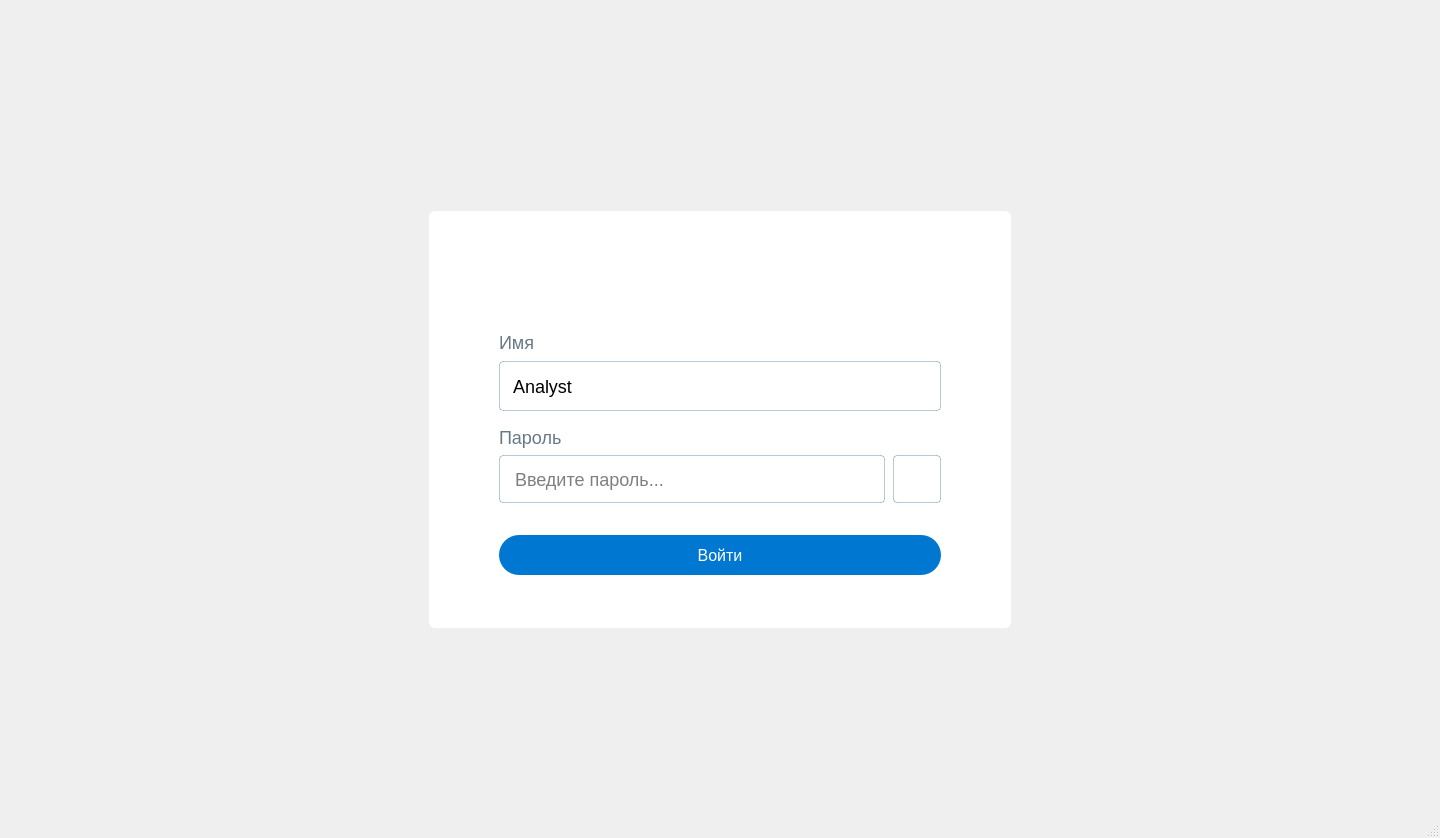
<?xml version="1.0" encoding="UTF-8"?>
<ui version="4.0">
 <class>AuthWindow</class>
 <widget class="QMainWindow" name="AuthWindow">
  <property name="enabled">
   <bool>true</bool>
  </property>
  <property name="geometry">
   <rect>
    <x>0</x>
    <y>0</y>
    <width>1440</width>
    <height>838</height>
   </rect>
  </property>
  <property name="sizePolicy">
   <sizepolicy hsizetype="Ignored" vsizetype="Ignored">
    <horstretch>0</horstretch>
    <verstretch>0</verstretch>
   </sizepolicy>
  </property>
  <property name="minimumSize">
   <size>
    <width>1440</width>
    <height>838</height>
   </size>
  </property>
  <property name="maximumSize">
   <size>
    <width>1440</width>
    <height>838</height>
   </size>
  </property>
  <property name="contextMenuPolicy">
   <enum>Qt::NoContextMenu</enum>
  </property>
  <property name="windowTitle">
   <string>MainWindow</string>
  </property>
  <property name="layoutDirection">
   <enum>Qt::LeftToRight</enum>
  </property>
  <property name="styleSheet">
   <string notr="true">background-image: url(:/imgs/authBackground.png);</string>
  </property>
  <widget class="QWidget" name="centralwidget">
   <property name="styleSheet">
    <string notr="true">color:FFFFFF
</string>
   </property>
   <widget class="QWidget" name="widget" native="true">
    <property name="geometry">
     <rect>
      <x>429</x>
      <y>211</y>
      <width>582</width>
      <height>417</height>
     </rect>
    </property>
    <property name="sizePolicy">
     <sizepolicy hsizetype="Preferred" vsizetype="Preferred">
      <horstretch>0</horstretch>
      <verstretch>0</verstretch>
     </sizepolicy>
    </property>
    <property name="minimumSize">
     <size>
      <width>582</width>
      <height>417</height>
     </size>
    </property>
    <property name="maximumSize">
     <size>
      <width>582</width>
      <height>417</height>
     </size>
    </property>
    <property name="autoFillBackground">
     <bool>false</bool>
    </property>
    <property name="styleSheet">
     <string notr="true">QWidget { /* Auto layout */


position: absolute;
width: 582px;
height: 516px;
left: 80px;
top: 60px;

background: #FFFFFF;
border-radius: 6px; }</string>
    </property>
    <layout class="QVBoxLayout" name="verticalLayout">
     <property name="spacing">
      <number>16</number>
     </property>
     <property name="leftMargin">
      <number>70</number>
     </property>
     <property name="topMargin">
      <number>24</number>
     </property>
     <property name="rightMargin">
      <number>70</number>
     </property>
     <property name="bottomMargin">
      <number>50</number>
     </property>
     <item>
      <widget class="QLabel" name="label">
       <property name="sizePolicy">
        <sizepolicy hsizetype="Fixed" vsizetype="Fixed">
         <horstretch>81</horstretch>
         <verstretch>149</verstretch>
        </sizepolicy>
       </property>
       <property name="minimumSize">
        <size>
         <width>149</width>
         <height>81</height>
        </size>
       </property>
       <property name="maximumSize">
        <size>
         <width>149</width>
         <height>81</height>
        </size>
       </property>
       <property name="styleSheet">
        <string notr="true">image: url(:/imgs/logo-gazprom-neft.png);</string>
       </property>
       <property name="text">
        <string/>
       </property>
      </widget>
     </item>
     <item>
      <layout class="QVBoxLayout" name="verticalLayout_2">
       <property name="spacing">
        <number>8</number>
       </property>
       <item>
        <widget class="QLabel" name="name_label">
         <property name="sizePolicy">
          <sizepolicy hsizetype="Expanding" vsizetype="Preferred">
           <horstretch>0</horstretch>
           <verstretch>0</verstretch>
          </sizepolicy>
         </property>
         <property name="styleSheet">
          <string notr="true">font-family: 'Segoe UI';
font-style: normal;
font-weight: 400;
font-size: 18px;
line-height: 150%;
color: rgba(0, 32, 51, 0.6);
</string>
         </property>
         <property name="text">
          <string>Имя</string>
         </property>
         <property name="textFormat">
          <enum>Qt::PlainText</enum>
         </property>
         <property name="alignment">
          <set>Qt::AlignLeading|Qt::AlignLeft|Qt::AlignTop</set>
         </property>
         <property name="margin">
          <number>0</number>
         </property>
         <property name="indent">
          <number>0</number>
         </property>
        </widget>
       </item>
       <item>
        <widget class="QComboBox" name="name_comboBox">
         <property name="sizePolicy">
          <sizepolicy hsizetype="Preferred" vsizetype="Preferred">
           <horstretch>0</horstretch>
           <verstretch>0</verstretch>
          </sizepolicy>
         </property>
         <property name="font">
          <font>
           <family>Segoe UI</family>
           <pointsize>-1</pointsize>
           <weight>50</weight>
           <italic>false</italic>
           <bold>false</bold>
          </font>
         </property>
         <property name="layoutDirection">
          <enum>Qt::LeftToRight</enum>
         </property>
         <property name="styleSheet">
          <string notr="true">

#name_comboBox{
height: 48px;
/* control-default/bg */
font-family: 'Segoe UI';
font-weight: 400;
font-style: normal;
font-size: 18px;

padding-left: 13px;
/* control-default/bg-border */

border: 1px solid rgba(0, 66, 105, 0.28);
border-radius: 4px;

color: black;
outline: 0px;
}

#name_comboBox::drop-down{
border: 0px;
width: 48px;
}

#name_comboBox::down-arrow {
    image: url(:/imgs/arrowComboBox.png);
width: 48px;
}

#name_comboBox::on {
border: 1px solid #0091FF;
outline: 0px;
}

#name_comboBox QListView {
outline-color: #fff;
background-color: #fff;

font-family: 'Segoe UI';
font-weight: 400;
font-style: normal;
font-size: 18px;

border: 1px solid rgba(0, 66, 105, 0.28);

border-radius: 4px;
margin-top: 7px;
outline: 0px;

selection-background-color: rgba(0, 32, 51, 0.05);
selection-color: black;
padding-top:10px;
padding-bottom:10px;
padding-left:12px;
padding-right:12px;
}

#name_comboBox QAbstractItemView::text {

padding:10px;
}




</string>
         </property>
         <property name="editable">
          <bool>false</bool>
         </property>
         <property name="currentText">
          <string>Analyst</string>
         </property>
         <property name="maxVisibleItems">
          <number>10</number>
         </property>
         <property name="insertPolicy">
          <enum>QComboBox::InsertAtBottom</enum>
         </property>
         <property name="sizeAdjustPolicy">
          <enum>QComboBox::AdjustToContents</enum>
         </property>
         <property name="iconSize">
          <size>
           <width>48</width>
           <height>48</height>
          </size>
         </property>
         <property name="duplicatesEnabled">
          <bool>false</bool>
         </property>
         <property name="frame">
          <bool>false</bool>
         </property>
         <item>
          <property name="text">
           <string>Analyst</string>
          </property>
         </item>
         <item>
          <property name="text">
           <string>Lab Manager</string>
          </property>
         </item>
        </widget>
       </item>
      </layout>
     </item>
     <item>
      <layout class="QVBoxLayout" name="verticalLayout_3">
       <property name="spacing">
        <number>7</number>
       </property>
       <item>
        <widget class="QLabel" name="password_label">
         <property name="sizePolicy">
          <sizepolicy hsizetype="Expanding" vsizetype="Preferred">
           <horstretch>0</horstretch>
           <verstretch>0</verstretch>
          </sizepolicy>
         </property>
         <property name="styleSheet">
          <string notr="true">font-family: 'Segoe UI';
font-style: normal;
font-weight: 400;
font-size: 18px;
line-height: 150%;
color: rgba(0, 32, 51, 0.6);</string>
         </property>
         <property name="text">
          <string>Пароль</string>
         </property>
         <property name="textFormat">
          <enum>Qt::PlainText</enum>
         </property>
         <property name="alignment">
          <set>Qt::AlignLeading|Qt::AlignLeft|Qt::AlignTop</set>
         </property>
         <property name="margin">
          <number>0</number>
         </property>
         <property name="indent">
          <number>0</number>
         </property>
        </widget>
       </item>
       <item>
        <widget class="QWidget" name="widget_3" native="true">
         <layout class="QHBoxLayout" name="horizontalLayout">
          <property name="spacing">
           <number>8</number>
          </property>
          <property name="leftMargin">
           <number>0</number>
          </property>
          <property name="topMargin">
           <number>0</number>
          </property>
          <property name="rightMargin">
           <number>0</number>
          </property>
          <property name="bottomMargin">
           <number>0</number>
          </property>
          <item>
           <widget class="QLineEdit" name="password_lineEdit">
            <property name="minimumSize">
             <size>
              <width>0</width>
              <height>48</height>
             </size>
            </property>
            <property name="maximumSize">
             <size>
              <width>16777215</width>
              <height>48</height>
             </size>
            </property>
            <property name="styleSheet">
             <string notr="true">width: 442px;
height: 48px;

/* control-default/bg */

background: #FFFFFF;
/* control-default/bg-border */

border: 1px solid rgba(0, 66, 105, 0.28);
border-radius: 4px;


font-family: 'Segoe UI';
font-style: normal;
font-weight: 400;
font-size: 18px;
padding-left: 13px;
color: black;</string>
            </property>
            <property name="text">
             <string/>
            </property>
            <property name="placeholderText">
             <string>Введите пароль...</string>
            </property>
           </widget>
          </item>
          <item>
           <widget class="QPushButton" name="eyeBtn">
            <property name="minimumSize">
             <size>
              <width>48</width>
              <height>48</height>
             </size>
            </property>
            <property name="maximumSize">
             <size>
              <width>48</width>
              <height>48</height>
             </size>
            </property>
            <property name="styleSheet">
             <string notr="true">#eyeBtn{
box-sizing: border-box;

align: top;

/* control-default/bg */

background: #FFFFFF;
/* control-default/typo-placeholder */

border: 1px solid rgba(0, 66, 105, 0.28);

border-radius: 4px;
}

#eyeBtn::hover {
border: 1px solid rgba(0, 66, 105, 0.15);

}

#eyeBtn::pressed {
border: 2px solid rgba(0, 66, 105, 0.28);
}</string>
            </property>
            <property name="text">
             <string/>
            </property>
            <property name="icon">
             <iconset resource="resources.qrc">
              <normaloff>:/imgs/eyePassIcon.png</normaloff>:/imgs/eyePassIcon.png</iconset>
            </property>
            <property name="iconSize">
             <size>
              <width>20</width>
              <height>20</height>
             </size>
            </property>
           </widget>
          </item>
         </layout>
        </widget>
       </item>
      </layout>
     </item>
     <item>
      <widget class="QWidget" name="widget_2" native="true">
       <layout class="QVBoxLayout" name="verticalLayout_4">
        <property name="spacing">
         <number>0</number>
        </property>
        <property name="leftMargin">
         <number>0</number>
        </property>
        <property name="topMargin">
         <number>0</number>
        </property>
        <property name="rightMargin">
         <number>0</number>
        </property>
        <property name="bottomMargin">
         <number>0</number>
        </property>
        <item>
         <widget class="QLabel" name="signin_statusLabel">
          <property name="styleSheet">
           <string notr="true">#signin_statusLabel{
min-height:14px;
max-height:14px;
height:14px;
padding-left:13px;
color: #EB3333;
font-family: 'Segoe UI';
font-style: normal;
font-weight: 400;
font-size: 12px;
line-height: 120%;
}</string>
          </property>
          <property name="text">
           <string/>
          </property>
         </widget>
        </item>
        <item>
         <widget class="QPushButton" name="signin_pushButton">
          <property name="styleSheet">
           <string notr="true">#signin_pushButton{
width: 441px;
height: 40px;

/* control-primary/bg */


background: #0078D2;
border-radius: 20px;


font-family: 'Segoe UI';
font-style: normal;
font-weight: 400;
font-size: 16px;
line-height: 40px;


/* control-primary/typo */

color: #FFFFFF;
}

#signin_pushButton::hover{
background: rgb(0, 134, 229);

}

#signin_pushButton::pressed{

border: 4px solid rgb(0, 101, 173);
}</string>
          </property>
          <property name="text">
           <string>Войти</string>
          </property>
          <property name="autoDefault">
           <bool>false</bool>
          </property>
          <property name="default">
           <bool>false</bool>
          </property>
          <property name="flat">
           <bool>false</bool>
          </property>
         </widget>
        </item>
       </layout>
      </widget>
     </item>
    </layout>
   </widget>
  </widget>
  <widget class="QMenuBar" name="menubar">
   <property name="geometry">
    <rect>
     <x>0</x>
     <y>0</y>
     <width>1440</width>
     <height>26</height>
    </rect>
   </property>
  </widget>
  <widget class="QStatusBar" name="statusbar"/>
 </widget>
 <resources>
  <include location="resources.qrc"/>
 </resources>
 <connections/>
</ui>
